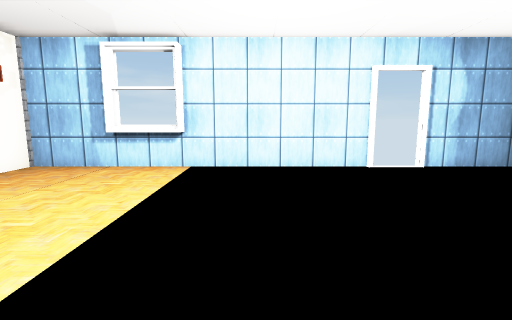
view 1 (above)

16 first-person views from a walk through a Unity game level. The camera is 1.4 m above the floor, tilts 8° down and sees 85° across. Doors are open. The floor is counted in squares, 1 m on a side. Each view is taken from the middle of a square. On the plan, view 1 faces up. The plan holds only what a view shows up to about 14 squares ahead; the rest is blank. Some surface patterns are stand-ins.

view 2
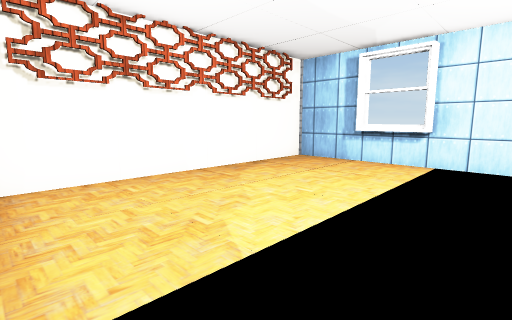

view 3
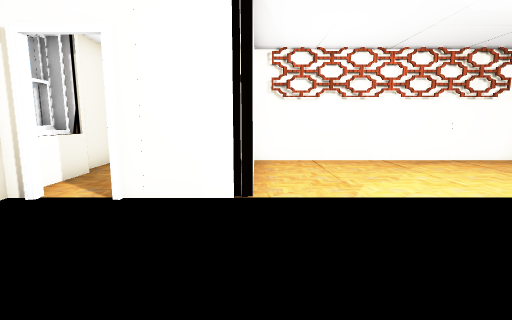

view 4
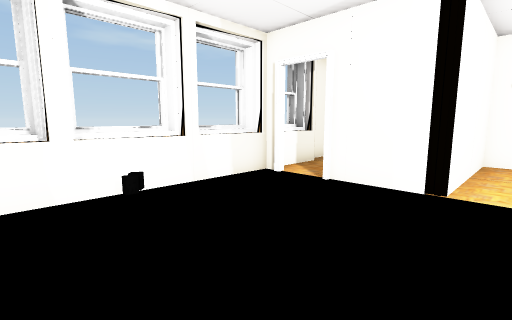

view 5
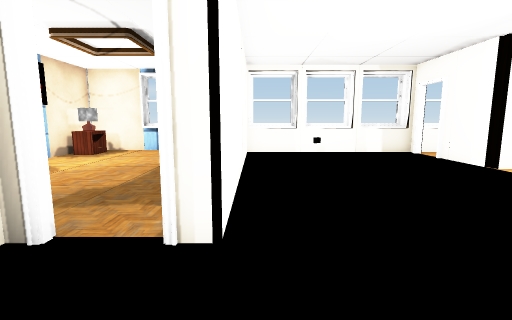

view 6
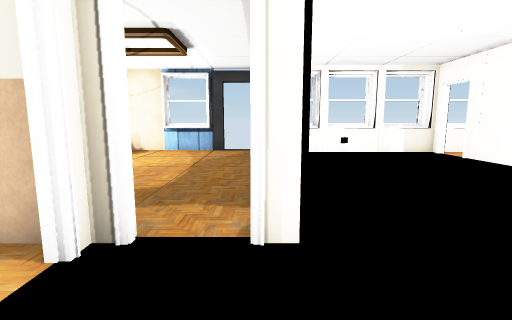

view 7
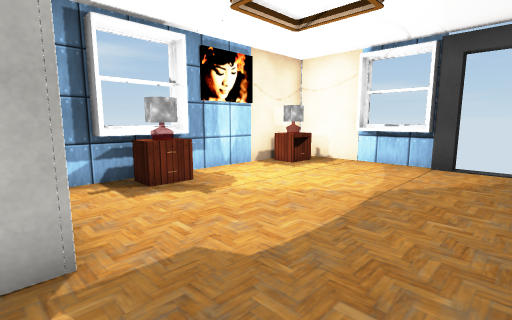

view 8
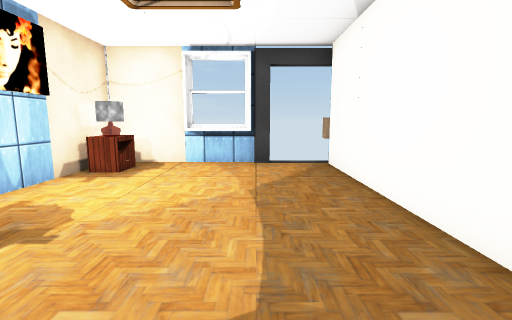

view 9
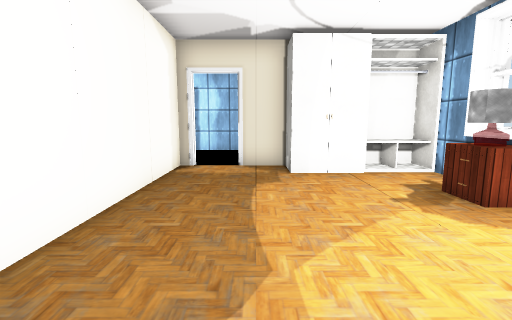

view 10
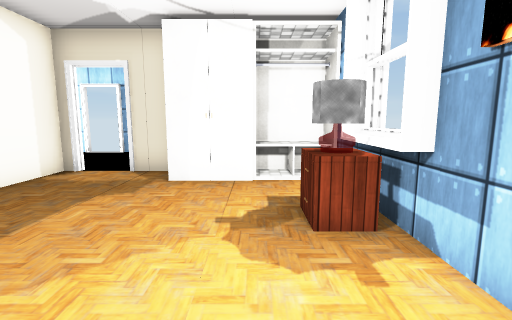

view 11
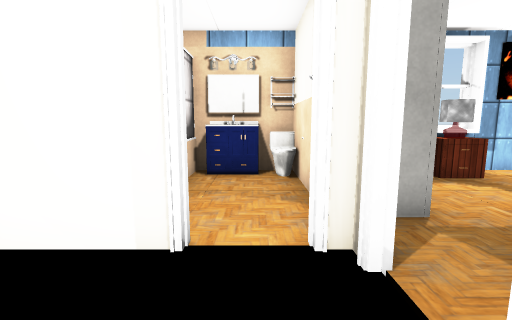

view 12
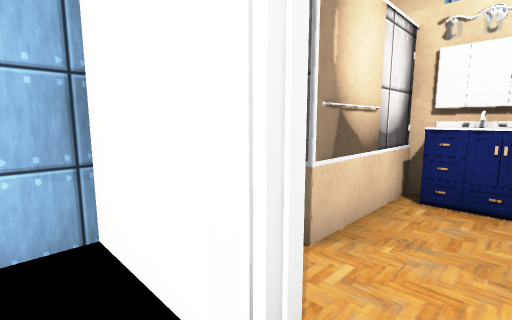

view 13
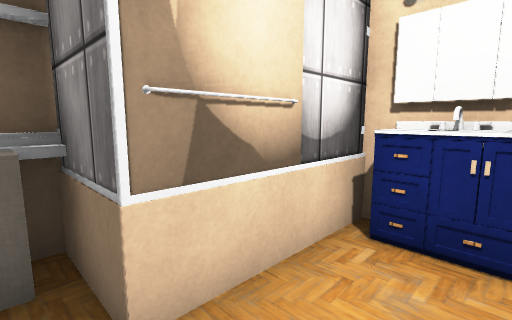

view 14
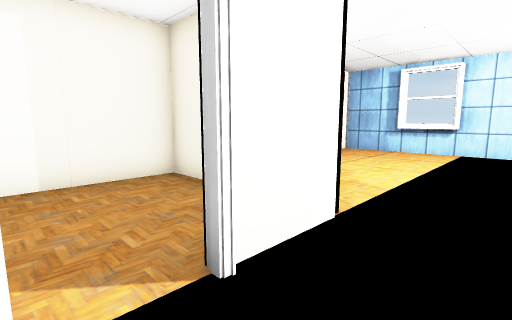

view 15
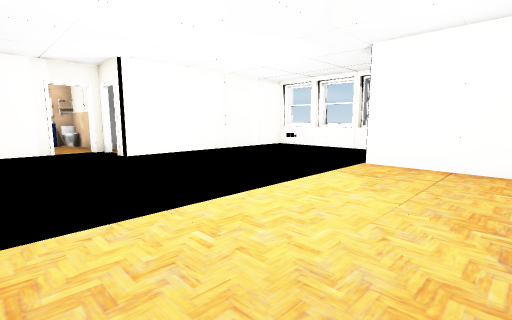

view 16
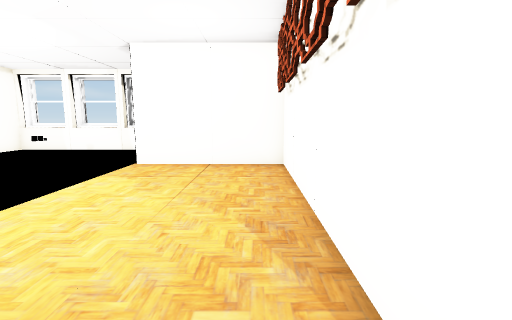

### Floor plan
Key: @ floor where view 1 was taken; # wall or solid block; . floor; D open door; = window, fence, low wall or low ledge; P pillar; T toilet; O other object.
Columns run from 7 left of view 1 to 13 right of it. Each row starts with its distance up from view 1.
  9 P##########DD#####
  8  ..#=#    #D#  ###
  7 #.....      .. #.OOO#
  6 #.....         #...=#
  5 #.....      . .D...##
  4 #.....      #DD####T#
  3 #.....      #...##DDD
  2 #.....      #.....DDD
  1 #.....      #.......#
  0 #..... @   .#...... #
 -1 ###### .  . #.......#
 -2 #....#      #.......#
 -3 #....#      #.......#
 -4 #....D      #.......#
 -5 #....D .    #...... #
 -6 ####=#=##=#=#..#=#..#
 -7    ###  #   #  ######

Positions as (right, up) in squares from view 1, and headings:
1: (0, 0), facing up
2: (0, -1), facing up-left
3: (3, -1), facing left
4: (4, 0), facing down-left
5: (5, 7), facing down
6: (6, 7), facing down
7: (6, 3), facing down-right
8: (8, 3), facing down
9: (8, -5), facing up
10: (11, -4), facing up
11: (5, 5), facing right
12: (7, 5), facing up-right
13: (9, 5), facing up-right
14: (0, -5), facing up-left
15: (-6, 8), facing down-right
16: (-6, 8), facing down
